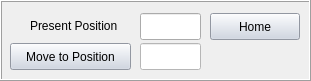
     <widget class="QFrame" name="frameBlackBody_13">
      <property name="geometry">
       <rect>
        <x>1010</x>
        <y>540</y>
        <width>311</width>
        <height>81</height>
       </rect>
      </property>
      <property name="frameShape">
       <enum>QFrame::Box</enum>
      </property>
      <property name="frameShadow">
       <enum>QFrame::Raised</enum>
      </property>
      <widget class="QLabel" name="label_61">
       <property name="geometry">
        <rect>
         <x>30</x>
         <y>10</y>
         <width>111</width>
         <height>31</height>
        </rect>
       </property>
       <property name="text">
        <string>Present Position</string>
       </property>
      </widget>
      <widget class="QLineEdit" name="lineEditDesiredRotationTripod">
       <property name="geometry">
        <rect>
         <x>140</x>
         <y>43</y>
         <width>61</width>
         <height>27</height>
        </rect>
       </property>
       <property name="styleSheet">
        <string notr="true">background:rgb(255, 255, 255)</string>
       </property>
      </widget>
      <widget class="QPushButton" name="pushButtonMoveRotationTripod">
       <property name="geometry">
        <rect>
         <x>10</x>
         <y>43</y>
         <width>121</width>
         <height>27</height>
        </rect>
       </property>
       <property name="styleSheet">
        <string notr="true">background:rgb(204, 212, 226)</string>
       </property>
       <property name="text">
        <string>Move to Position</string>
       </property>
      </widget>
      <widget class="QLineEdit" name="lineEditPresentRotationTripod">
       <property name="geometry">
        <rect>
         <x>140</x>
         <y>13</y>
         <width>61</width>
         <height>27</height>
        </rect>
       </property>
       <property name="styleSheet">
        <string notr="true"/>
       </property>
       <property name="readOnly">
        <bool>true</bool>
       </property>
      </widget>
      <widget class="QPushButton" name="pushButtonHomeRotationTripod">
       <property name="geometry">
        <rect>
         <x>210</x>
         <y>13</y>
         <width>90</width>
         <height>27</height>
        </rect>
       </property>
       <property name="styleSheet">
        <string notr="true">background:rgb(204, 212, 226)</string>
       </property>
       <property name="text">
        <string>Home</string>
       </property>
      </widget>
     </widget>
